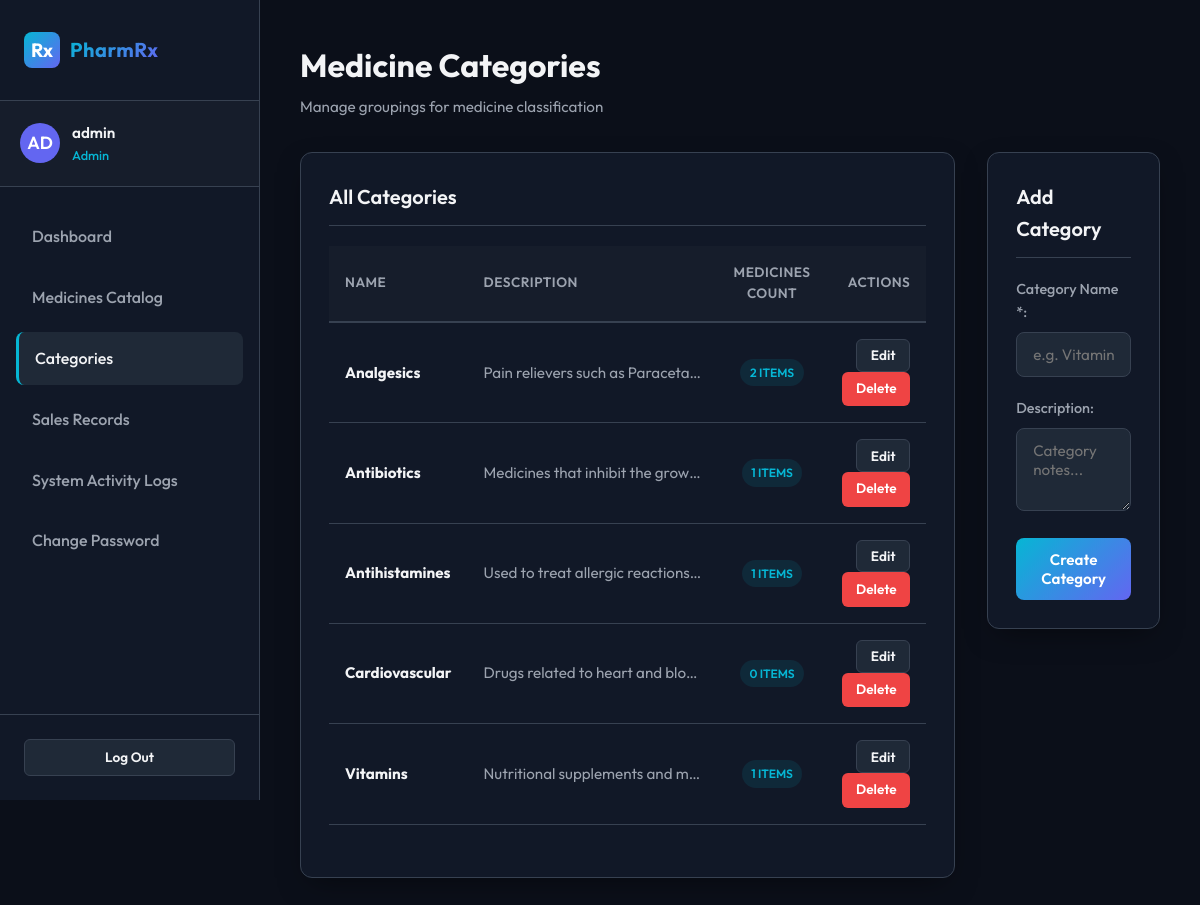
The app's page /categories.php (signed in) with its own data.
### tables this page shows
CREATE TABLE `categories` (
  `id` INT AUTO_INCREMENT PRIMARY KEY,
  `name` VARCHAR(100) NOT NULL UNIQUE,
  `description` TEXT,
  `created_at` TIMESTAMP DEFAULT CURRENT_TIMESTAMP
);

### config/auth.php (called while the page is built, shortened)
<?php
function isLoggedIn() {
    return isset($_SESSION['user_id']) && isset($_SESSION['username']);
}
function isAdmin() {
    return isLoggedIn() && isset($_SESSION['role']) && $_SESSION['role'] === 'Admin';
}
?>

### categories.php (the view, shortened to what this page needs)
<?php
include_once __DIR__ . '/includes/header.php';
require_once __DIR__ . '/config/logger.php';
try {
    $stmt = $pdo->query("SELECT c.*, COUNT(m.id) AS medicine_count
                         FROM `categories` c
                         LEFT JOIN `medicines` m ON c.id = m.category_id
                         GROUP BY c.id
                         ORDER BY c.name ASC");
    $categories = $stmt->fetchAll();
} catch (PDOException $e) {
    error_log("Category fetch error: " . $e->getMessage());
    $categories = [];
}
?>
<div class="header-actions">
    <div class="page-title">
        <h1>Medicine Categories</h1>
        <p>Manage groupings for medicine classification</p>
    </div>
</div>
<div class="dashboard-grid">
    <div class="card-premium">
        <h3 class="card-title">All Categories</h3>
        <div class="table-container">
            <table class="table-premium">
                <thead>
                    <tr>
                        <th>Name</th>
                        <th>Description</th>
                        <th style="text-align: center;">Medicines Count</th>
                        <?php if (isAdmin()): ?>
                            <th style="text-align: right;">Actions</th>
                        <?php endif; ?>
                    </tr>
                </thead>
                <tbody>
                    <?php if (empty($categories)): ?>
                        <tr>
                            <td colspan="<?php echo isAdmin() ? '4' : '3'; ?>" style="text-align: center; color: var(--text-secondary);">No categories found.</td>
                        </tr>
                    <?php else: ?>
                        <?php foreach ($categories as $cat): ?>
                            <tr>
                                <td><strong><?php echo htmlspecialchars($cat['name']); ?></strong></td>
                                <td style="color: var(--text-secondary); max-width: 250px; overflow: hidden; text-overflow: ellipsis; white-space: nowrap;">
                                    <?php echo htmlspecialchars($cat['description'] ?? 'No description'); ?>
                                </td>
                                <td style="text-align: center;">
                                    <span class="badge" style="background-color: rgba(6, 182, 212, 0.1); color: var(--accent-primary);">
                                        <?php echo $cat['medicine_count']; ?> items
                                    </span>
                                </td>
                                <?php if (isAdmin()): ?>
                                    <td style="text-align: right;">
                                        <button type="button" class="btn btn-secondary btn-sm" onclick="populateEditForm(<?php echo $cat['id']; ?>, '<?php echo addslashes($cat['name']); ?>', '<?php echo addslashes($cat['description'] ?? ''); ?>')">
                                            Edit
                                        </button>
                                        <a href="categories.php?delete=<?php echo $cat['id']; ?>" class="btn btn-danger btn-sm" onclick="return confirm('Are you sure you want to delete this category?');">
                                            Delete
                                        </a>
                                    </td>
                                <?php endif; ?>
                            </tr>
                        <?php endforeach; ?>
                    <?php endif; ?>
                </tbody>
            </table>
        </div>
    </div>
    <div>
        <?php if (isAdmin()): ?>
            <div class="card-premium" id="add-card">
                <h3 class="card-title">Add Category</h3>
                <form action="categories.php" method="POST" class="validated-form">
                    <div class="form-group">
                        <label for="add_name">Category Name *:</label>
                        <input type="text" name="name" id="add_name" class="form-control" placeholder="e.g. Vitamins" required>
                    </div>
                    <div class="form-group">
                        <label for="add_desc">Description:</label>
                        <textarea name="description" id="add_desc" class="form-control" rows="3" placeholder="Category notes..."></textarea>
                    </div>
                    <button type="submit" class="btn btn-primary" style="width: 100%;">Create Category</button>
                </form>
            </div>
        <?php endif; ?>
    </div>
</div>
<?php include_once __DIR__ . '/includes/footer.php'; ?>

### assets/css/style.css (style rules this page uses)
:root { --bg-primary: #0b0f19; --bg-secondary: #111827; --bg-card: #1f2937; --text-primary: #f3f4f6; --text-secondary: #9ca3af; --accent-primary: #06b6d4; --accent-secondary: #6366f1; --accent-gradient: linear-gradient(135deg, #06b6d4 0%, #6366f1 100%); --border-color: #374151; --success: #10b981; --danger: #ef4444; --warning: #f59e0b; --info: #3b82f6; --transition-speed: 0.3s; --radius-lg: 16px; --radius-md: 12px; --radius-sm: 8px; --shadow-premium: 0 10px 30px -10px rgba(0, 0, 0, 0.5); }
* { margin: 0; padding: 0; box-sizing: border-box; }
body { font-family: 'Outfit', sans-serif; background-color: var(--bg-primary); color: var(--text-primary); line-height: 1.6; overflow-x: hidden; }
.header-actions { display: flex; justify-content: space-between; align-items: center; margin-bottom: 2rem; }
.page-title h1 { font-size: 2rem; font-weight: 700; margin-bottom: 0.25rem; }
.page-title p { color: var(--text-secondary); font-size: 0.95rem; }
.btn { display: inline-flex; align-items: center; justify-content: center; gap: 8px; font-family: inherit; font-size: 0.95rem; font-weight: 600; padding: 0.75rem 1.5rem; border-radius: var(--radius-sm); border: none; cursor: pointer; text-decoration: none; transition: all var(--transition-speed) ease; }
.btn-primary { background: var(--accent-gradient); color: white; }
.btn-secondary { background-color: var(--bg-card); color: var(--text-primary); border: 1px solid var(--border-color); }
.btn-danger { background-color: var(--danger); color: white; }
.btn-sm { padding: 0.4rem 0.85rem; font-size: 0.85rem; border-radius: 6px; }
.form-group { margin-bottom: 1.25rem; }
.form-group label { display: block; font-size: 0.9rem; font-weight: 500; color: var(--text-secondary); margin-bottom: 0.5rem; }
.form-control { width: 100%; font-family: inherit; font-size: 0.95rem; padding: 0.75rem 1rem; background-color: var(--bg-card); border: 1px solid var(--border-color); border-radius: var(--radius-sm); color: var(--text-primary); outline: none; transition: border-color var(--transition-speed) ease; }
.dashboard-grid { display: grid; grid-template-columns: 2fr 1fr; gap: 2rem; }
.card-premium { background-color: var(--bg-secondary); border: 1px solid var(--border-color); border-radius: var(--radius-md); padding: 1.75rem; box-shadow: var(--shadow-premium); margin-bottom: 2rem; }
.card-title { font-size: 1.25rem; font-weight: 600; margin-bottom: 1.25rem; border-bottom: 1px solid var(--border-color); padding-bottom: 0.75rem; display: flex; align-items: center; justify-content: space-between; }
.table-container { overflow-x: auto; margin-bottom: 1.5rem; }
.table-premium { width: 100%; border-collapse: collapse; text-align: left; }
.table-premium th { background-color: rgba(255, 255, 255, 0.02); color: var(--text-secondary); font-weight: 600; font-size: 0.85rem; text-transform: uppercase; letter-spacing: 0.5px; padding: 1rem; border-bottom: 2px solid var(--border-color); }
.table-premium td { padding: 1rem; border-bottom: 1px solid var(--border-color); font-size: 0.95rem; }
.badge { display: inline-block; padding: 0.25rem 0.6rem; font-size: 0.75rem; font-weight: 600; border-radius: 20px; text-transform: uppercase; }

### records on screen
categories: name "Analgesics", description "Pain relievers such as Paraceta…", medicine_count "2"
categories: name "Antibiotics", description "Medicines that inhibit the grow…", medicine_count "1"
categories: name "Antihistamines", description "Used to treat allergic reactions…", medicine_count "1"
categories: name "Cardiovascular", description "Drugs related to heart and blo…", medicine_count "0"
categories: name "Vitamins", description "Nutritional supplements and m…", medicine_count "1"

### other values on screen
substr($username, 0, 2) "AD"
$username "admin"
$role "Admin"
